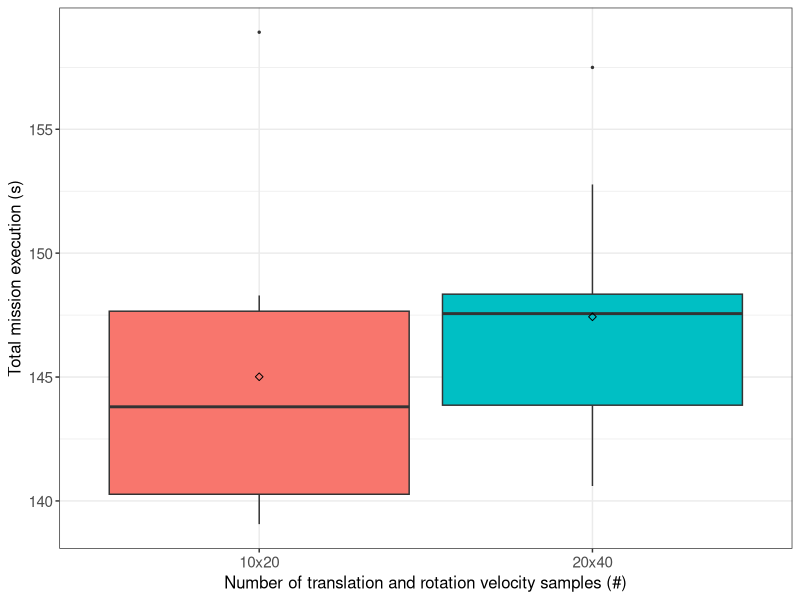
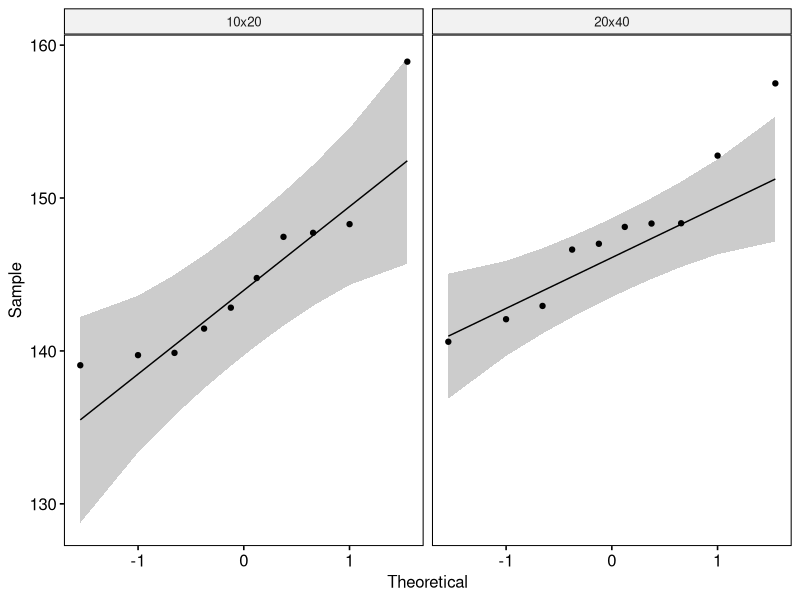

R code for these plots, in order:
## ---- chunk 1
if (!require('tidyverse')) install.packages('tidyverse', dependencies = TRUE); library('tidyverse')
if (!require('ggpubr')) install.packages('ggpubr', dependencies = TRUE); library('ggpubr')
if (!require('rstatix')) install.packages('rstatix', dependencies = TRUE); library('rstatix')
if (!require('ggplot2')) install.packages('ggplot2', dependencies = TRUE); library('ggplot2')
## ---- chunk 2
data <- read.csv(file = '../../raw_data/test_velocity_samples/run_table.csv')
data <- subset(data, select = c(X__run_id, velocity_samples, mission_execution_s))
data$velocity_samples <- as.factor(data$velocity_samples)
data$mission_execution_s <- as.numeric(data$mission_execution_s)
## ---- chunk 3
data %>%
  group_by(velocity_samples) %>%
  get_summary_stats(mission_execution_s, type = "mean_sd")
## ---- chunk 4
ggplot(data, aes(x = velocity_samples, y = mission_execution_s, fill = velocity_samples)) +
  theme_bw() + 
  geom_boxplot(width = 0.9, outlier.size = 0.5) + 
  stat_summary(fun = mean, color = 'black', geom = 'point', shape = 5, size = 1.5) +
  labs(x = "Number of translation and rotation velocity samples (#)", y = "Total mission execution (s)") +
  theme(legend.position = 'none') +
  theme(
    axis.title.x = element_text(size = 12, family = 'sans'),
    axis.title.y = element_text(size = 12, family = 'sans'),
    axis.text.x = element_text(size = 11, family = 'sans'),
    axis.text.y = element_text(size = 11, family = 'sans')
  )
## ---- chunk 5
data %>% 
  group_by(velocity_samples) %>%
  identify_outliers(mission_execution_s)
## ---- chunk 6
ggqqplot(data, x = "mission_execution_s", facet.by = "velocity_samples")
## ---- chunk 7
data %>%
  group_by(velocity_samples) %>%
  shapiro_test(mission_execution_s)
## ---- chunk 8
data %>%
  t_test(mission_execution_s ~ velocity_samples) %>%
  add_significance()
